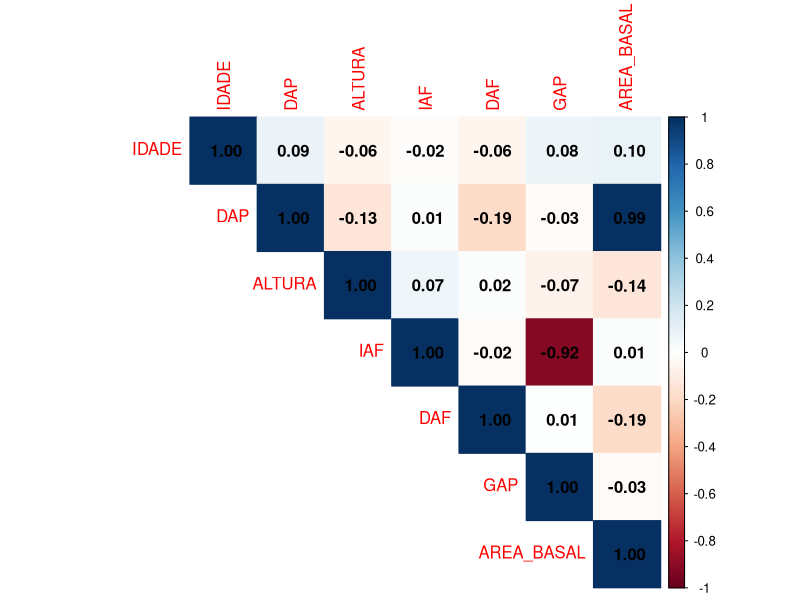
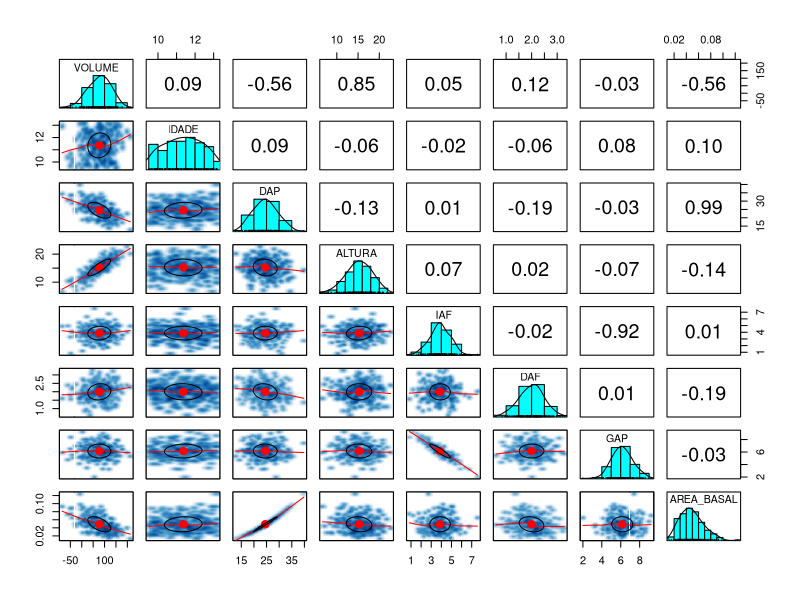
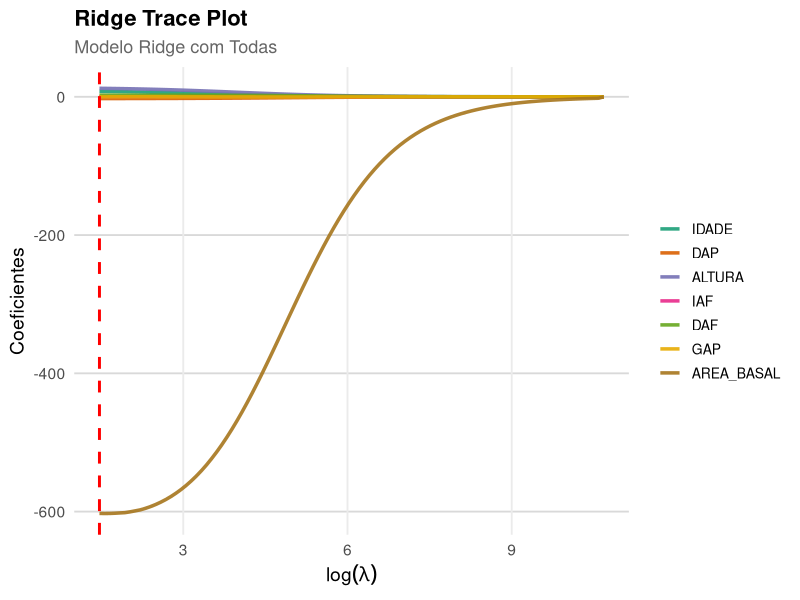

Write R code to recreate these figures, in order.
## ---- chunk 1
library(readxl)

dados <- read_excel("dados_pinus.xlsx")
## ---- chunk 2
library(corrplot)

correl <- cor(dados[, -1])
corrplot(correl, 
         method = "color",         # circle, number, shade
         type = "upper",            # lower, full
         #order = "hclust",
         addCoef.col = "black",
         tl.srt = 90,
         diag = TRUE)
 

## ---- chunk 3
library(psych)
library(GGally)

pairs.panels(dados,
             method = "pearson",
             density = TRUE,  
             ellipses = TRUE,
             smoother = TRUE)
## ---- chunk 4

Modelo_mlm <- lm(VOLUME ~ ., data = dados)
summary(Modelo_mlm)


## ---- chunk 5

library(car)

vif(Modelo_mlm)  

## ---- chunk 6
library(caret)
library(glmnet)

#------------------ Modelo Ridge Completo ----------------------------#
set.seed(123)
train_index <- createDataPartition(dados$VOLUME, p = 0.9, list = FALSE)
dados_treino <- dados[train_index, ]
dados_teste <- dados[-train_index, ]

x_train <- model.matrix(VOLUME ~ ., dados_treino)[, -1]  # Remove intercepto
y_train <- dados_treino$VOLUME

x_test <- model.matrix(VOLUME ~ ., dados_teste)[, -1]
y_test <- dados_teste$VOLUME

# Regressão Ridge (Ridge:alpha = 0; LASSO:alpha = 1)
cv_ridge <- cv.glmnet(x_train, 
                      y_train, 
                      alpha = 0, 
                      standardize = TRUE)

# Melhor lambda
best_lambda_ridge <- cv_ridge$lambda.min
cat("Melhor lambda (Ridge):", best_lambda_ridge, "\n")


modelo_ridge <- glmnet(x_train, 
                       y_train,
                       alpha = 0,
                       lambda = best_lambda_ridge,
                       standardize = TRUE)


# Coeficientes do modelo final
coef_ridge <- coef(modelo_ridge)
print(coef_ridge)

# Predição no conjunto de teste
y_pred_ridge <- predict(modelo_ridge, s = best_lambda_ridge, newx = x_test)

#------------------------------------------------------------------------------#
# Medidas Performance

R2_ridge <- cor(y_test, y_pred_ridge)^2
rmse_ridge <- sqrt(mean((y_test - y_pred_ridge)^2))
mae_ridge <- mean(abs(y_test - y_pred_ridge))
mape_ridge <- mean(abs((y_test - y_pred_ridge) / y_test)) * 100


# --- NOVAS MÉTRICAS: AIC e BIC ---
# Predição nos dados de treino para obter o RSS
y_pred_train_ridge <- predict(modelo_ridge, s = best_lambda_ridge, newx = x_train)
RSS <- sum((y_train - y_pred_train_ridge)^2)

# Extrair os graus de liberdade efetivos do modelo
# O objeto glmnet já nos dá isso!
df <- modelo_ridge$df[which(modelo_ridge$lambda == best_lambda_ridge)]

# Número de observações no treino
n <- nrow(dados_treino)

# Cálculo do AIC e BIC
AIC_ridge <- n * log(RSS/n) + 2 * (df + 1) # Adiciona 1 para o intercepto
BIC_ridge <- n * log(RSS/n) + log(n) * (df + 1) # Adiciona 1 para o intercepto


cat("\n--- Performance do Modelo Ridge ---\n")
cat("R² =", R2_ridge, 
    "\nRMSE =", rmse_ridge, 
    "\nMAE =", mae_ridge, 
    "\nMAPE =" , mape_ridge,
    "\nAIC =", AIC_ridge,
    "\nBIC =", BIC_ridge
)
#------------------------------------------------------------------------------#
## ---- chunk 7

library(caret)
library(glmnet)
library(reshape2)

modelo_ridge_seq <- glmnet(x_train, y_train, alpha = 0, standardize = TRUE)


# Extrair os coeficientes do modelo Ridge
coefs <- as.matrix(modelo_ridge_seq$beta)
lambdas <- modelo_ridge_seq$lambda
df_coef <- as.data.frame(t(coefs))
df_coef$lambda <- log(lambdas)  # log(lambda)

# Transformar para formato longo (long format)
df_long <- melt(df_coef, id.vars = "lambda", 
                variable.name = "Variavel", 
                value.name = "Coeficiente")

#Plot com ggplot2
ggplot(df_long, aes(x = lambda, y = Coeficiente, color = Variavel)) +
  geom_line(size = 1.2, alpha = 0.9) +  # Linhas suaves e grossas
  geom_vline(xintercept = log(best_lambda_ridge), 
             color = "red", linetype = "dashed", size = 1) +
  labs(
    title = "Ridge Trace Plot",
    subtitle = "Modelo Ridge com Todas",
    x = expression(log(lambda)),
    y = "Coeficientes"
  ) +
  scale_color_brewer(palette = "Dark2") +  # Paleta de cores agradável
  theme_minimal(base_size = 14) +
  theme(
    plot.title = element_text(face = "bold", size = 16),
    plot.subtitle = element_text(size = 13, color = "gray40"),
    legend.title = element_blank(),
    legend.text = element_text(size = 10),
    legend.position = "right",
    panel.grid.minor = element_blank(),
    panel.grid.major.y = element_line(color = "gray85")
  )




